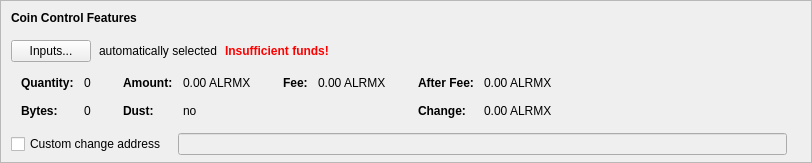
    <widget class="QFrame" name="frameCoinControl">
     <property name="sizePolicy">
      <sizepolicy hsizetype="Expanding" vsizetype="Expanding">
       <horstretch>0</horstretch>
       <verstretch>0</verstretch>
      </sizepolicy>
     </property>
     <property name="maximumSize">
      <size>
       <width>16777215</width>
       <height>16777215</height>
      </size>
     </property>
     <property name="frameShape">
      <enum>QFrame::StyledPanel</enum>
     </property>
     <property name="frameShadow">
      <enum>QFrame::Sunken</enum>
     </property>
     <layout class="QVBoxLayout" name="verticalLayoutCoinControl2">
      <property name="spacing">
       <number>0</number>
      </property>
      <property name="leftMargin">
       <number>0</number>
      </property>
      <property name="topMargin">
       <number>0</number>
      </property>
      <property name="rightMargin">
       <number>0</number>
      </property>
      <property name="bottomMargin">
       <number>6</number>
      </property>
      <item>
       <layout class="QVBoxLayout" name="verticalLayoutCoinControl" stretch="0,0,0,0,1">
        <property name="spacing">
         <number>0</number>
        </property>
        <property name="leftMargin">
         <number>10</number>
        </property>
        <property name="topMargin">
         <number>10</number>
        </property>
        <item>
         <layout class="QHBoxLayout" name="horizontalLayoutCoinControl1">
          <property name="bottomMargin">
           <number>15</number>
          </property>
          <item>
           <widget class="QLabel" name="labelCoinControlFeatures">
            <property name="sizePolicy">
             <sizepolicy hsizetype="Preferred" vsizetype="Maximum">
              <horstretch>0</horstretch>
              <verstretch>0</verstretch>
             </sizepolicy>
            </property>
            <property name="font">
             <font>
              <weight>75</weight>
              <bold>true</bold>
             </font>
            </property>
            <property name="styleSheet">
             <string notr="true">font-weight:bold;</string>
            </property>
            <property name="text">
             <string>Coin Control Features</string>
            </property>
           </widget>
          </item>
         </layout>
        </item>
        <item>
         <layout class="QHBoxLayout" name="horizontalLayoutCoinControl2" stretch="0,0,0,0">
          <property name="spacing">
           <number>8</number>
          </property>
          <property name="bottomMargin">
           <number>10</number>
          </property>
          <item>
           <widget class="QPushButton" name="pushButtonCoinControl">
            <property name="styleSheet">
             <string notr="true"/>
            </property>
            <property name="text">
             <string>Inputs...</string>
            </property>
            <property name="autoDefault">
             <bool>false</bool>
            </property>
           </widget>
          </item>
          <item>
           <widget class="QLabel" name="labelCoinControlAutomaticallySelected">
            <property name="text">
             <string>automatically selected</string>
            </property>
            <property name="margin">
             <number>5</number>
            </property>
           </widget>
          </item>
          <item>
           <widget class="QLabel" name="labelCoinControlInsuffFunds">
            <property name="font">
             <font>
              <weight>75</weight>
              <bold>true</bold>
             </font>
            </property>
            <property name="styleSheet">
             <string notr="true">color:red;font-weight:bold;</string>
            </property>
            <property name="text">
             <string>Insufficient funds!</string>
            </property>
            <property name="margin">
             <number>5</number>
            </property>
           </widget>
          </item>
          <item>
           <spacer name="horizontalSpacerCoinControl">
            <property name="orientation">
             <enum>Qt::Horizontal</enum>
            </property>
            <property name="sizeHint" stdset="0">
             <size>
              <width>40</width>
              <height>1</height>
             </size>
            </property>
           </spacer>
          </item>
         </layout>
        </item>
        <item>
         <widget class="QWidget" name="widgetCoinControl" native="true">
          <property name="sizePolicy">
           <sizepolicy hsizetype="Preferred" vsizetype="Preferred">
            <horstretch>0</horstretch>
            <verstretch>0</verstretch>
           </sizepolicy>
          </property>
          <property name="minimumSize">
           <size>
            <width>0</width>
            <height>0</height>
           </size>
          </property>
          <property name="styleSheet">
           <string notr="true"/>
          </property>
          <layout class="QHBoxLayout" name="horizontalLayoutCoinControl5">
           <property name="leftMargin">
            <number>0</number>
           </property>
           <property name="topMargin">
            <number>0</number>
           </property>
           <property name="rightMargin">
            <number>0</number>
           </property>
           <property name="bottomMargin">
            <number>0</number>
           </property>
           <item>
            <layout class="QHBoxLayout" name="horizontalLayoutCoinControl3" stretch="0,0,0,1">
             <property name="spacing">
              <number>20</number>
             </property>
             <property name="topMargin">
              <number>0</number>
             </property>
             <property name="bottomMargin">
              <number>10</number>
             </property>
             <item>
              <layout class="QFormLayout" name="formLayoutCoinControl1">
               <property name="horizontalSpacing">
                <number>10</number>
               </property>
               <property name="verticalSpacing">
                <number>14</number>
               </property>
               <property name="leftMargin">
                <number>10</number>
               </property>
               <property name="topMargin">
                <number>4</number>
               </property>
               <property name="rightMargin">
                <number>6</number>
               </property>
               <item row="0" column="0">
                <widget class="QLabel" name="labelCoinControlQuantityText">
                 <property name="font">
                  <font>
                   <weight>75</weight>
                   <bold>true</bold>
                  </font>
                 </property>
                 <property name="text">
                  <string>Quantity:</string>
                 </property>
                 <property name="margin">
                  <number>0</number>
                 </property>
                </widget>
               </item>
               <item row="0" column="1">
                <widget class="QLabel" name="labelCoinControlQuantity">
                 <property name="cursor">
                  <cursorShape>IBeamCursor</cursorShape>
                 </property>
                 <property name="contextMenuPolicy">
                  <enum>Qt::ActionsContextMenu</enum>
                 </property>
                 <property name="text">
                  <string notr="true">0</string>
                 </property>
                 <property name="margin">
                  <number>0</number>
                 </property>
                 <property name="textInteractionFlags">
                  <set>Qt::LinksAccessibleByMouse|Qt::TextSelectableByKeyboard|Qt::TextSelectableByMouse</set>
                 </property>
                </widget>
               </item>
               <item row="1" column="0">
                <widget class="QLabel" name="labelCoinControlBytesText">
                 <property name="font">
                  <font>
                   <weight>75</weight>
                   <bold>true</bold>
                  </font>
                 </property>
                 <property name="text">
                  <string>Bytes:</string>
                 </property>
                </widget>
               </item>
               <item row="1" column="1">
                <widget class="QLabel" name="labelCoinControlBytes">
                 <property name="cursor">
                  <cursorShape>IBeamCursor</cursorShape>
                 </property>
                 <property name="contextMenuPolicy">
                  <enum>Qt::ActionsContextMenu</enum>
                 </property>
                 <property name="text">
                  <string notr="true">0</string>
                 </property>
                 <property name="textInteractionFlags">
                  <set>Qt::LinksAccessibleByMouse|Qt::TextSelectableByKeyboard|Qt::TextSelectableByMouse</set>
                 </property>
                </widget>
               </item>
              </layout>
             </item>
             <item>
              <layout class="QFormLayout" name="formLayoutCoinControl2">
               <property name="horizontalSpacing">
                <number>10</number>
               </property>
               <property name="verticalSpacing">
                <number>14</number>
               </property>
               <property name="leftMargin">
                <number>6</number>
               </property>
               <property name="topMargin">
                <number>4</number>
               </property>
               <property name="rightMargin">
                <number>6</number>
               </property>
               <item row="0" column="0">
                <widget class="QLabel" name="labelCoinControlAmountText">
                 <property name="font">
                  <font>
                   <weight>75</weight>
                   <bold>true</bold>
                  </font>
                 </property>
                 <property name="text">
                  <string>Amount:</string>
                 </property>
                 <property name="margin">
                  <number>0</number>
                 </property>
                </widget>
               </item>
               <item row="0" column="1">
                <widget class="QLabel" name="labelCoinControlAmount">
                 <property name="cursor">
                  <cursorShape>IBeamCursor</cursorShape>
                 </property>
                 <property name="contextMenuPolicy">
                  <enum>Qt::ActionsContextMenu</enum>
                 </property>
                 <property name="text">
                  <string notr="true">0.00 ALRMX</string>
                 </property>
                 <property name="textInteractionFlags">
                  <set>Qt::LinksAccessibleByMouse|Qt::TextSelectableByKeyboard|Qt::TextSelectableByMouse</set>
                 </property>
                </widget>
               </item>
               <item row="1" column="0">
                <widget class="QLabel" name="labelCoinControlLowOutputText">
                 <property name="font">
                  <font>
                   <weight>75</weight>
                   <bold>true</bold>
                  </font>
                 </property>
                 <property name="text">
                  <string>Dust:</string>
                 </property>
                </widget>
               </item>
               <item row="1" column="1">
                <widget class="QLabel" name="labelCoinControlLowOutput">
                 <property name="cursor">
                  <cursorShape>IBeamCursor</cursorShape>
                 </property>
                 <property name="contextMenuPolicy">
                  <enum>Qt::ActionsContextMenu</enum>
                 </property>
                 <property name="text">
                  <string notr="true">no</string>
                 </property>
                 <property name="textInteractionFlags">
                  <set>Qt::LinksAccessibleByMouse|Qt::TextSelectableByKeyboard|Qt::TextSelectableByMouse</set>
                 </property>
                </widget>
               </item>
              </layout>
             </item>
             <item>
              <layout class="QFormLayout" name="formLayoutCoinControl3">
               <property name="horizontalSpacing">
                <number>10</number>
               </property>
               <property name="verticalSpacing">
                <number>14</number>
               </property>
               <property name="leftMargin">
                <number>6</number>
               </property>
               <property name="topMargin">
                <number>4</number>
               </property>
               <property name="rightMargin">
                <number>6</number>
               </property>
               <item row="0" column="0">
                <widget class="QLabel" name="labelCoinControlFeeText">
                 <property name="font">
                  <font>
                   <weight>75</weight>
                   <bold>true</bold>
                  </font>
                 </property>
                 <property name="text">
                  <string>Fee:</string>
                 </property>
                 <property name="margin">
                  <number>0</number>
                 </property>
                </widget>
               </item>
               <item row="0" column="1">
                <widget class="QLabel" name="labelCoinControlFee">
                 <property name="cursor">
                  <cursorShape>IBeamCursor</cursorShape>
                 </property>
                 <property name="contextMenuPolicy">
                  <enum>Qt::ActionsContextMenu</enum>
                 </property>
                 <property name="text">
                  <string notr="true">0.00 ALRMX</string>
                 </property>
                 <property name="textInteractionFlags">
                  <set>Qt::LinksAccessibleByMouse|Qt::TextSelectableByKeyboard|Qt::TextSelectableByMouse</set>
                 </property>
                </widget>
               </item>
              </layout>
             </item>
             <item>
              <layout class="QFormLayout" name="formLayoutCoinControl4">
               <property name="horizontalSpacing">
                <number>10</number>
               </property>
               <property name="verticalSpacing">
                <number>14</number>
               </property>
               <property name="leftMargin">
                <number>6</number>
               </property>
               <property name="topMargin">
                <number>4</number>
               </property>
               <property name="rightMargin">
                <number>6</number>
               </property>
               <item row="0" column="0">
                <widget class="QLabel" name="labelCoinControlAfterFeeText">
                 <property name="font">
                  <font>
                   <weight>75</weight>
                   <bold>true</bold>
                  </font>
                 </property>
                 <property name="text">
                  <string>After Fee:</string>
                 </property>
                 <property name="margin">
                  <number>0</number>
                 </property>
                </widget>
               </item>
               <item row="0" column="1">
                <widget class="QLabel" name="labelCoinControlAfterFee">
                 <property name="cursor">
                  <cursorShape>IBeamCursor</cursorShape>
                 </property>
                 <property name="contextMenuPolicy">
                  <enum>Qt::ActionsContextMenu</enum>
                 </property>
                 <property name="text">
                  <string notr="true">0.00 ALRMX</string>
                 </property>
                 <property name="textInteractionFlags">
                  <set>Qt::LinksAccessibleByMouse|Qt::TextSelectableByKeyboard|Qt::TextSelectableByMouse</set>
                 </property>
                </widget>
               </item>
               <item row="1" column="0">
                <widget class="QLabel" name="labelCoinControlChangeText">
                 <property name="font">
                  <font>
                   <weight>75</weight>
                   <bold>true</bold>
                  </font>
                 </property>
                 <property name="text">
                  <string>Change:</string>
                 </property>
                </widget>
               </item>
               <item row="1" column="1">
                <widget class="QLabel" name="labelCoinControlChange">
                 <property name="cursor">
                  <cursorShape>IBeamCursor</cursorShape>
                 </property>
                 <property name="contextMenuPolicy">
                  <enum>Qt::ActionsContextMenu</enum>
                 </property>
                 <property name="text">
                  <string notr="true">0.00 ALRMX</string>
                 </property>
                 <property name="textInteractionFlags">
                  <set>Qt::LinksAccessibleByMouse|Qt::TextSelectableByKeyboard|Qt::TextSelectableByMouse</set>
                 </property>
                </widget>
               </item>
              </layout>
             </item>
            </layout>
           </item>
          </layout>
         </widget>
        </item>
        <item>
         <layout class="QHBoxLayout" name="horizontalLayoutCoinControl4" stretch="0,0,0">
          <property name="spacing">
           <number>12</number>
          </property>
          <property name="sizeConstraint">
           <enum>QLayout::SetDefaultConstraint</enum>
          </property>
          <property name="topMargin">
           <number>5</number>
          </property>
          <property name="rightMargin">
           <number>5</number>
          </property>
          <item>
           <widget class="QCheckBox" name="checkBoxCoinControlChange">
            <property name="toolTip">
             <string>If this is activated, but the change address is empty or invalid, change will be sent to a newly generated address.</string>
            </property>
            <property name="text">
             <string>Custom change address</string>
            </property>
           </widget>
          </item>
          <item>
           <widget class="QValidatedLineEdit" name="lineEditCoinControlChange">
            <property name="enabled">
             <bool>false</bool>
            </property>
            <property name="sizePolicy">
             <sizepolicy hsizetype="Expanding" vsizetype="Fixed">
              <horstretch>0</horstretch>
              <verstretch>0</verstretch>
             </sizepolicy>
            </property>
           </widget>
          </item>
          <item>
           <widget class="QLabel" name="labelCoinControlChangeLabel">
            <property name="sizePolicy">
             <sizepolicy hsizetype="Preferred" vsizetype="Expanding">
              <horstretch>0</horstretch>
              <verstretch>0</verstretch>
             </sizepolicy>
            </property>
            <property name="minimumSize">
             <size>
              <width>0</width>
              <height>0</height>
             </size>
            </property>
            <property name="text">
             <string/>
            </property>
            <property name="margin">
             <number>3</number>
            </property>
           </widget>
          </item>
         </layout>
        </item>
        <item>
         <spacer name="verticalSpacerCoinControl">
          <property name="orientation">
           <enum>Qt::Vertical</enum>
          </property>
          <property name="sizeHint" stdset="0">
           <size>
            <width>800</width>
            <height>1</height>
           </size>
          </property>
         </spacer>
        </item>
       </layout>
      </item>
     </layout>
    </widget>
